Frame 1 (no input): blank canvas, image omitted
Frame 60 (no input): blank canvas, image omitted
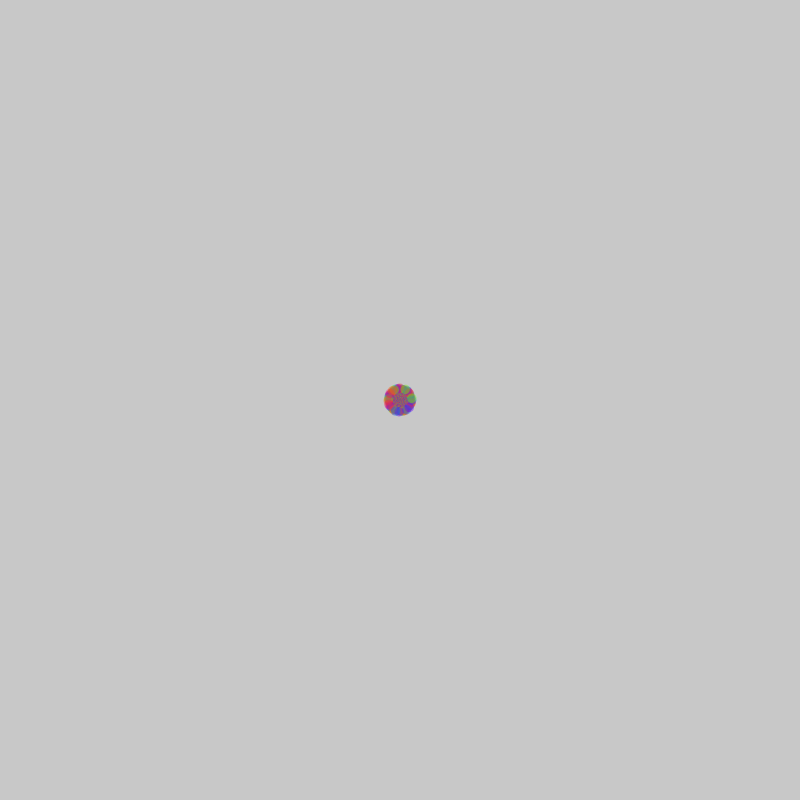
Frame 120 (the mouse pressed at the canvas centre since frame 60)

The p5.js sketch whose frames 1 and 60 were blank and that drew this single picture after the mouse press (run headless with seeded random() and noise() and a simulated clock; from frame 60 on, the mouse is pressed at the canvas centre):

// p5.js sketch
// ── sketch.js
// tunnel
// Dima Konev
// 

var angle;
var speed;
var offset;
var scalar;
var size;

function setup() {
    createCanvas(800, 800);
    background(200, 200, 200);

    angle = 0;
    speed = 0.5;
    offset = width/2;
    scalar = 0;
    size = random(5);


    noStroke();
}

function draw() {

    translate(width/2, height/2);
    x = width/2 - offset + Math.cos(angle) * scalar;
    y = height/2 - offset + Math.sin(angle) * scalar;

    fill(0, 100, 255, 100);
    ellipse(x, y, size, size);

    rotate(PI/3);
    fill(100, 0, 255, 100);
    ellipse(y, x, size, size);

    rotate(PI/3);
    fill(255, 100, 0, 100);
    ellipse(x, y, size, size);

    rotate(PI/3);
    fill(255, 0, 100, 100);
    ellipse(y, x, size, size);

    rotate(PI/3);
    fill(100, 255, 0, 100);
    ellipse(x, y, size, size);

    rotate(PI/3);
    fill(0, 255, 100, 100);

    angle += Math.pow(0.1, 2/ frameCount);
    scalar += 0.1; 
    size += 0.05;

    if (frameCount % 10000 == 0) {
        setup();
    }

}
